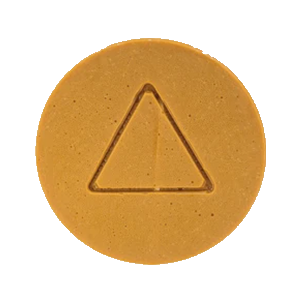
#> input picture assets/template/cookie_template_easy.png, 300 x 300 px, found by its file name; its folder holds only this picture in this run
$ python maker.py
#> lines starting #> are read from the running program, lines starting #| are printed output that depends on the picture; after the words box and inside, x2 and y2 are one past the last pixel; in counts of white or black regions, pixels touching at a corner belong together
#> in process_all_images, img is the input picture: shape (300, 300, 3); mean B, G, R 163.7, 202.2, 230.2
import cv2
import numpy as np
import os

# กำหนด path สำหรับโฟลเดอร์
PROCESSED_ASSET_PATH = "assets/processed/"
TEMPLATE_ASSET_PATH = "assets/template/"
THRESHOLD_VALUE = 120

def process_image(img, threshold_value):
    """
    ประมวลผลภาพด้วย Thresholding และ Noise Reduction

    Args:
        img (numpy.ndarray): ภาพต้นฉบับ
        threshold_value (int): ค่า Threshold

    Returns:
        processed_img (numpy.ndarray): ภาพที่ผ่านการประมวลผล
    """
#> called with threshold_value = 120
    # แปลงภาพเป็น grayscale (ถ้ายังไม่ใช่)
    if len(img.shape) == 3:
        img = cv2.cvtColor(img, cv2.COLOR_BGR2GRAY)
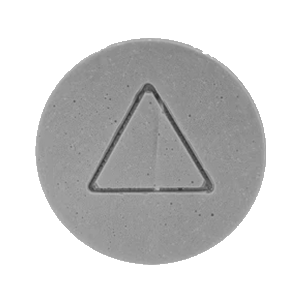
#> img: shape (300, 300); min 45, max 255, mean 206.2

    # ทำ Thresholding
    _, binary_img = cv2.threshold(img, threshold_value, 255, cv2.THRESH_BINARY)
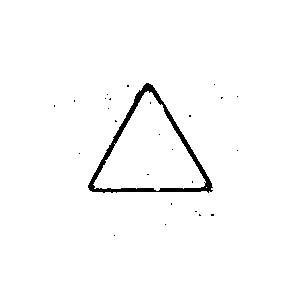
#> binary_img: shape (300, 300); 98.2% white; 26 black regions (25 under 20 px), largest, box (x1, y1, x2, y2) and area: (88, 83, 213, 193) 1573

    # ลด noise ด้วย Median Filter
    processed_img = cv2.medianBlur(binary_img, 5)
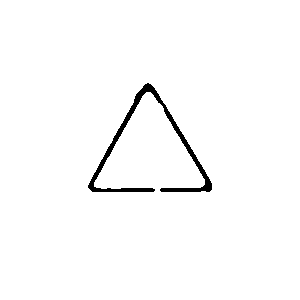
#> processed_img: shape (300, 300); 98.3% white; 1 black region, box (x1, y1, x2, y2) and area: (88, 83, 212, 192) 1567

    return processed_img

def process_all_images(input_folder, output_folder, threshold_value):
    """
    ประมวลผลภาพทั้งหมดในโฟลเดอร์ input_folder และบันทึกลงในโฟลเดอร์ output_folder

    Args:
        input_folder (str): โฟลเดอร์ที่เก็บภาพต้นฉบับ
        output_folder (str): โฟลเดอร์ที่เก็บภาพที่ผ่านการประมวลผล
        threshold_value (int): ค่า Threshold
    """
    # ตรวจสอบว่าโฟลเดอร์ output มีอยู่หรือไม่ ถ้าไม่มีให้สร้าง
    if not os.path.exists(output_folder):
        os.makedirs(output_folder)

    # วนลูปอ่านภาพทั้งหมดในโฟลเดอร์ input_folder
    for filename in os.listdir(input_folder):
        # อ่านภาพ
        img_path = os.path.join(input_folder, filename)
        img = cv2.imread(img_path)

        # ตรวจสอบว่าภาพถูกอ่านได้หรือไม่
        if img is not None:
            # ประมวลผลภาพ
            processed_img = process_image(img, threshold_value)

            # บันทึกภาพที่ผ่านการประมวลผล
            output_path = os.path.join(output_folder, filename)
            cv2.imwrite(output_path, processed_img)
            print(f"Processed and saved: {output_path}")
        else:
            print(f"Failed to read image: {img_path}")

def main():
    # ประมวลผลภาพทั้งหมดในโฟลเดอร์ TEMPLATE_ASSET_PATH
    process_all_images(TEMPLATE_ASSET_PATH, PROCESSED_ASSET_PATH, THRESHOLD_VALUE)

if __name__ == "__main__":
    main()

$ run again, on assets/template/cookie_template_normal.png
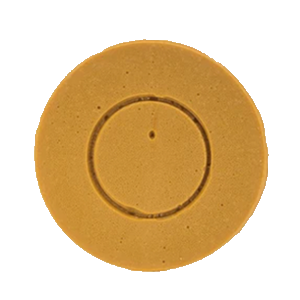
#> input picture assets/template/cookie_template_normal.png, 300 x 300 px, found by its file name
#> in process_all_images, img is the input picture: shape (300, 300, 3); mean B, G, R 161, 200.6, 227.3
#> in process_image, `img = cv2.cvtColor(img, cv2.COLOR_BGR2GRAY)`:
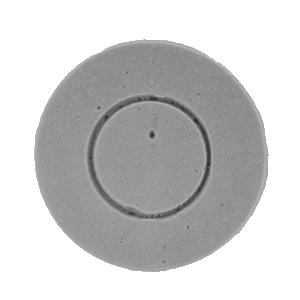
#> img: shape (300, 300); min 38, max 255, mean 204
#> in process_image, `_, binary_img = cv2.threshold(img, threshold_value, 255, cv2.THRESH_BI..`:
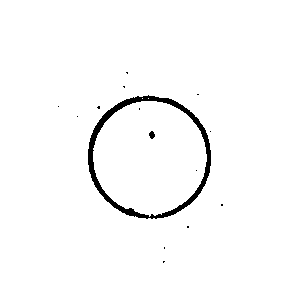
#> binary_img: shape (300, 300); 97.9% white; 15 black regions (13 under 20 px), largest, box (x1, y1, x2, y2) and area: (88, 95, 211, 219) 1853, (149, 131, 155, 139) 34
#> processed_img: shape (300, 300); 97.9% white; 2 black regions, box (x1, y1, x2, y2) and area: (88, 96, 211, 219) 1852, (149, 132, 155, 138) 26
